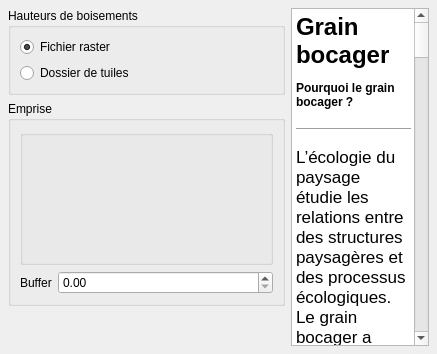
     <widget class="QWidget" name="tab_zone_etude">
      <attribute name="title">
       <string>Zone d'étude</string>
      </attribute>
      <layout class="QHBoxLayout" name="horizontalLayout_6" stretch="2,1">
       <property name="leftMargin">
        <number>8</number>
       </property>
       <property name="topMargin">
        <number>8</number>
       </property>
       <property name="rightMargin">
        <number>8</number>
       </property>
       <property name="bottomMargin">
        <number>8</number>
       </property>
       <item>
        <layout class="QVBoxLayout" name="verticalLayout_7">
         <item>
          <widget class="QGroupBox" name="groupBox_MNHC">
           <property name="title">
            <string>Hauteurs de boisements</string>
           </property>
           <layout class="QGridLayout" name="gridLayout_3">
            <item row="0" column="0">
             <widget class="QRadioButton" name="radioButton_rasterMNHC">
              <property name="text">
               <string>Fichier raster</string>
              </property>
              <property name="checked">
               <bool>true</bool>
              </property>
             </widget>
            </item>
            <item row="1" column="0">
             <widget class="QRadioButton" name="radioButton_dirMNHC">
              <property name="text">
               <string>Dossier de tuiles</string>
              </property>
             </widget>
            </item>
            <item row="1" column="1">
             <widget class="QgsFileWidget" name="mQgsFileWidget_dirMNHC">
              <property name="storageMode">
               <enum>QgsFileWidget::GetDirectory</enum>
              </property>
             </widget>
            </item>
           </layout>
          </widget>
         </item>
         <item>
          <widget class="QGroupBox" name="groupBox_4">
           <property name="sizePolicy">
            <sizepolicy hsizetype="Expanding" vsizetype="MinimumExpanding">
             <horstretch>0</horstretch>
             <verstretch>0</verstretch>
            </sizepolicy>
           </property>
           <property name="minimumSize">
            <size>
             <width>0</width>
             <height>190</height>
            </size>
           </property>
           <property name="title">
            <string>Emprise</string>
           </property>
           <layout class="QVBoxLayout" name="verticalLayout_8">
            <item>
             <widget class="QgsExtentGroupBox" name="mExtentGroupBox">
              <property name="minimumSize">
               <size>
                <width>0</width>
                <height>135</height>
               </size>
              </property>
              <property name="syncGroup">
               <string/>
              </property>
             </widget>
            </item>
            <item>
             <layout class="QHBoxLayout" name="horizontalLayout_7">
              <item>
               <widget class="QLabel" name="label_6">
                <property name="text">
                 <string>Buffer</string>
                </property>
               </widget>
              </item>
              <item>
               <widget class="QgsDoubleSpinBox" name="mQgsDoubleSpinBox_buffer">
                <property name="sizePolicy">
                 <sizepolicy hsizetype="Expanding" vsizetype="Fixed">
                  <horstretch>0</horstretch>
                  <verstretch>0</verstretch>
                 </sizepolicy>
                </property>
                <property name="maximum">
                 <double>100000.000000000000000</double>
                </property>
               </widget>
              </item>
             </layout>
            </item>
           </layout>
          </widget>
         </item>
         <item>
          <spacer name="verticalSpacer_3">
           <property name="orientation">
            <enum>Qt::Vertical</enum>
           </property>
           <property name="sizeHint" stdset="0">
            <size>
             <width>20</width>
             <height>40</height>
            </size>
           </property>
          </spacer>
         </item>
        </layout>
       </item>
       <item>
        <widget class="QTextBrowser" name="textBrowser_3">
         <property name="sizePolicy">
          <sizepolicy hsizetype="Preferred" vsizetype="Expanding">
           <horstretch>0</horstretch>
           <verstretch>0</verstretch>
          </sizepolicy>
         </property>
         <property name="html">
          <string>&lt;!DOCTYPE HTML PUBLIC &quot;-//W3C//DTD HTML 4.0//EN&quot; &quot;http://www.w3.org/TR/REC-html40/strict.dtd&quot;&gt;
&lt;html&gt;&lt;head&gt;&lt;meta name=&quot;qrichtext&quot; content=&quot;1&quot; /&gt;&lt;style type=&quot;text/css&quot;&gt;
p, li { white-space: pre-wrap; }
&lt;/style&gt;&lt;/head&gt;&lt;body style=&quot; font-family:'MS Shell Dlg 2'; font-size:8.25pt; font-weight:400; font-style:normal;&quot;&gt;
&lt;h1 style=&quot; margin-top:18px; margin-bottom:12px; margin-left:0px; margin-right:0px; -qt-block-indent:0; text-indent:0px;&quot;&gt;&lt;span style=&quot; font-family:'.AppleSystemUIFont'; font-size:13pt; font-weight:600;&quot;&gt;Grain bocager&lt;/span&gt;&lt;/h1&gt;
&lt;h4 style=&quot; margin-top:12px; margin-bottom:12px; margin-left:0px; margin-right:0px; -qt-block-indent:0; text-indent:0px;&quot;&gt;&lt;span style=&quot; font-family:'.AppleSystemUIFont'; font-size:13pt; font-weight:600;&quot;&gt;Pourquoi le grain bocager ?&lt;/span&gt;&lt;/h4&gt;
&lt;hr /&gt;
&lt;p style=&quot; margin-top:12px; margin-bottom:12px; margin-left:0px; margin-right:0px; -qt-block-indent:0; text-indent:0px;&quot;&gt;&lt;span style=&quot; font-family:'.AppleSystemUIFont'; font-size:13pt;&quot;&gt;L’écologie du paysage étudie les relations entre des structures paysagères et des processus écologiques. Le grain bocager a l’avantage de prendre en compte à la fois la densité de haies, et la configuration spatiale du réseau bocager.&lt;/span&gt;&lt;/p&gt;
&lt;p style=&quot; margin-top:12px; margin-bottom:12px; margin-left:0px; margin-right:0px; -qt-block-indent:0; text-indent:0px;&quot;&gt;&lt;span style=&quot; font-family:'.AppleSystemUIFont'; font-size:13pt;&quot;&gt;Le grain bocager repose sur les résultats des climatologues. Ils ont montré l’effet microclimatique des haies individuelles : l’effet brise-vent est ressenti jusqu’à dix fois leur hauteur. Il existe aussi un effet paysager dû à l’accumulation des effets des haies individuelles. En partant de la distance aux haies, le grain prend aussi en compte la forme des parcelles. Dans une parcelle rectangulaire, la proportion de surface proche des haies et autres boisements est beaucoup plus grande que dans une parcelle carrée. &lt;/span&gt;&lt;/p&gt;
&lt;p style=&quot; margin-top:12px; margin-bottom:12px; margin-left:0px; margin-right:0px; -qt-block-indent:0; text-indent:0px;&quot;&gt;&lt;span style=&quot; font-family:'.AppleSystemUIFont'; font-size:13pt;&quot;&gt;Le grain est un indice qui varie entre 0 et 1 ; pour un paysage entièrement boisé, la valeur est 0, pour un paysage sans aucun boisement, elle est de 1. &lt;/span&gt;&lt;/p&gt;
&lt;p style=&quot; margin-top:12px; margin-bottom:12px; margin-left:0px; margin-right:0px; -qt-block-indent:0; text-indent:0px;&quot;&gt;&lt;span style=&quot; font-family:'.AppleSystemUIFont'; font-size:13pt;&quot;&gt;L’analyse de relevés de coléoptères carabiques dans 116 haies bretonnes a mis en évidence l’effet du grain, les captures étant trois fois plus nombreuses en deçà du seuil de 0,33.&lt;/span&gt;&lt;/p&gt;
&lt;p style=&quot; margin-top:12px; margin-bottom:12px; margin-left:0px; margin-right:0px; -qt-block-indent:0; text-indent:0px;&quot;&gt;&lt;span style=&quot; font-family:'.AppleSystemUIFont'; font-size:13pt;&quot;&gt;Il peut être utilisé dans diverses situations d’action ; gestion des haies d’exploitations agricoles, politique Trame Verte et Bleue des EPCI, aménagements de périmètres de protection de captage d’eau potable, atlas de biodiversité communal… avec l’objectif de maintenir les zones favorables, renforcer les zones sensibles et reconstruire les zones dégradées.&lt;/span&gt;&lt;/p&gt;
&lt;p style=&quot; margin-top:12px; margin-bottom:12px; margin-left:0px; margin-right:0px; -qt-block-indent:0; text-indent:0px;&quot;&gt;&lt;span style=&quot; font-family:'.AppleSystemUIFont'; font-size:13pt;&quot;&gt;Le grain bocager est un paramètre essentiel pour apprécier la capacité d’accueil de la biodiversité en agro-système bocager, en complément de la qualité intrinsèque de la haie évaluée par les indicateurs du plan de gestion durable des haies (PGDH). &lt;/span&gt;&lt;/p&gt;&lt;/body&gt;&lt;/html&gt;</string>
         </property>
        </widget>
       </item>
      </layout>
     </widget>
